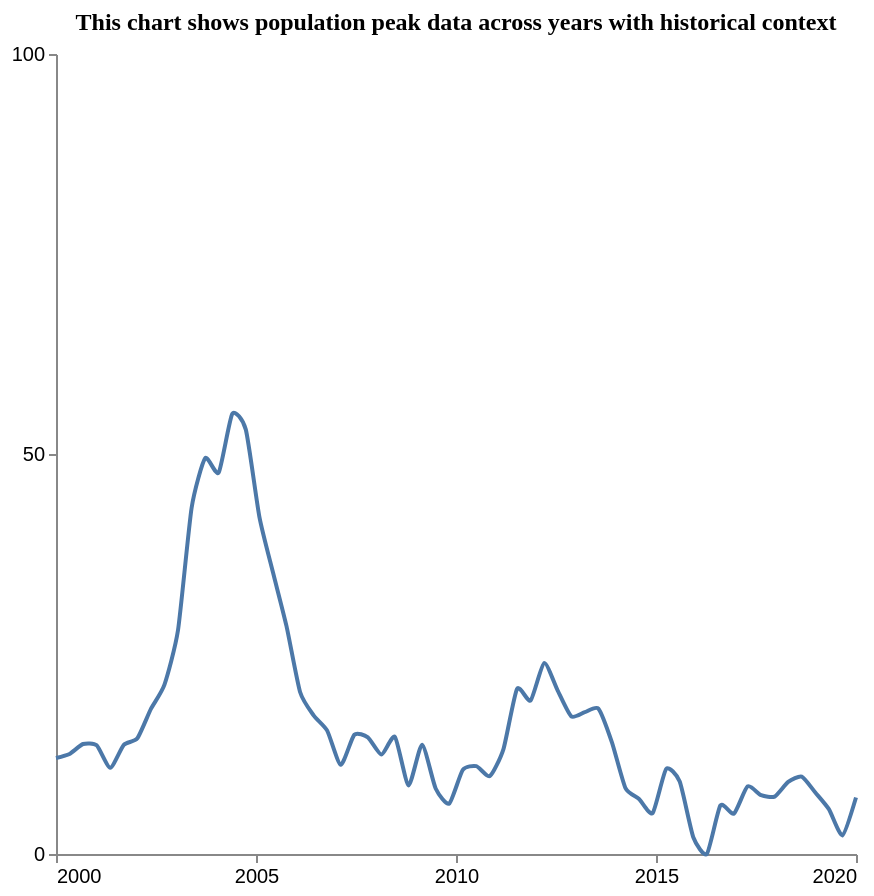

This figure's Vega-Lite source:
### Vega-Lite specification from a JSON file in a GitHub repository (floating-point values rounded to 4 significant figures)
{"$schema": "https://vega.github.io/schema/vega-lite/v5.json", "description": "Pattern: Peak", "data": {"values": [{"X": 2000.0, "Y": 12.0}, {"X": 2000.0, "Y": 12.51}, {"X": 2001.0, "Y": 13.75}, {"X": 2001.0, "Y": 13.58}, {"X": 2001.0, "Y": 10.77}, {"X": 2002.0, "Y": 13.64}, {"X": 2002.0, "Y": 14.46}, {"X": 2002.0, "Y": 18.13}, {"X": 2003.0, "Y": 21.18}, {"X": 2003.0, "Y": 28.0}, {"X": 2003.0, "Y": 43.25}, {"X": 2004.0, "Y": 49.46}, {"X": 2004.0, "Y": 47.69}, {"X": 2004.0, "Y": 55.02}, {"X": 2005.0, "Y": 53.05}, {"X": 2005.0, "Y": 42.15}, {"X": 2005.0, "Y": 35.21}, {"X": 2006.0, "Y": 28.48}, {"X": 2006.0, "Y": 20.25}, {"X": 2006.0, "Y": 17.32}, {"X": 2007.0, "Y": 15.42}, {"X": 2007.0, "Y": 11.14}, {"X": 2007.0, "Y": 14.91}, {"X": 2008.0, "Y": 14.58}, {"X": 2008.0, "Y": 12.43}, {"X": 2008.0, "Y": 14.62}, {"X": 2009.0, "Y": 8.573}, {"X": 2009.0, "Y": 13.67}, {"X": 2009.0, "Y": 8.191}, {"X": 2010.0, "Y": 6.303}, {"X": 2010.0, "Y": 10.51}, {"X": 2011.0, "Y": 10.98}, {"X": 2011.0, "Y": 9.746}, {"X": 2011.0, "Y": 13.12}, {"X": 2012.0, "Y": 20.63}, {"X": 2012.0, "Y": 19.19}, {"X": 2012.0, "Y": 23.86}, {"X": 2013.0, "Y": 20.42}, {"X": 2013.0, "Y": 17.2}, {"X": 2013.0, "Y": 17.73}, {"X": 2014.0, "Y": 18.18}, {"X": 2014.0, "Y": 13.96}, {"X": 2014.0, "Y": 8.23}, {"X": 2015.0, "Y": 6.884}, {"X": 2015.0, "Y": 5.109}, {"X": 2015.0, "Y": 10.63}, {"X": 2016.0, "Y": 9.053}, {"X": 2016.0, "Y": 2.102}, {"X": 2016.0, "Y": 0.0}, {"X": 2017.0, "Y": 6.066}, {"X": 2017.0, "Y": 5.044}, {"X": 2017.0, "Y": 8.441}, {"X": 2018.0, "Y": 7.354}, {"X": 2018.0, "Y": 7.177}, {"X": 2018.0, "Y": 9.009}, {"X": 2019.0, "Y": 9.675}, {"X": 2019.0, "Y": 7.685}, {"X": 2019.0, "Y": 5.602}, {"X": 2020.0, "Y": 2.33}, {"X": 2020.0, "Y": 7.065}]}, "mark": {"type": "line", "interpolate": "cardinal", "tension": 0.4}, "encoding": {"x": {"field": "X", "type": "quantitative", "title": "", "axis": {"grid": false, "format": "d", "values": [2000, 2005, 2010, 2015, 2020], "tickSize": 4}, "scale": {"domain": [2000, 2020]}}, "y": {"field": "Y", "type": "quantitative", "title": "", "axis": {"grid": false, "format": "d", "values": [0, 50, 100], "tickSize": 4, "tickOpacity": 1}, "scale": {"domain": [0, 100]}}}, "title": {"text": "This chart shows population peak data across years with historical context", "anchor": "middle", "font": "Tahoma", "fontSize": 12}, "config": {"lineBreak": "^", "view": {"stroke": null}}, "height": 400, "width": 400, "autosize": "pad"}
